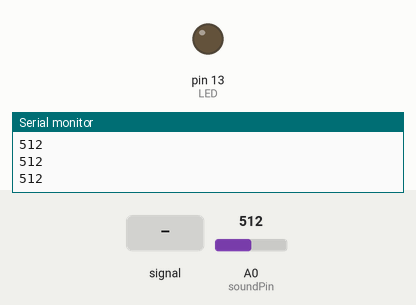
A sketch run on a simulated Arduino Uno, built with avr-gcc and run on an emulated ATmega328P. Shown: output pins drawn as LEDs (lit = HIGH), the last lines printed to the serial monitor. Dashed ring = blinking. Inputs (shaded band) come from the test bench; at power-on: A0 (soundPin) = 512.

Above: at 1.2 s.
1.3 s: A0 (soundPin) fed a 2 Hz sine of ±306 counts around its level
At 1.64 s:
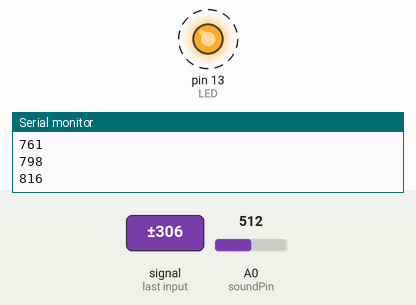
4.3 s: A0 (soundPin) set to 610
5.8 s: A0 (soundPin) set to 592
At 6.8 s:
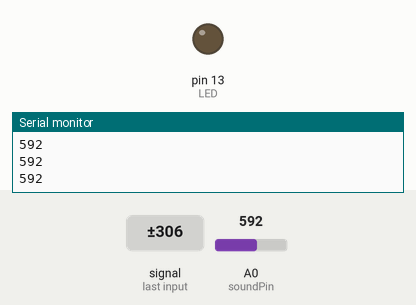
7.3 s: A0 (soundPin) set to 716
At 8.3 s:
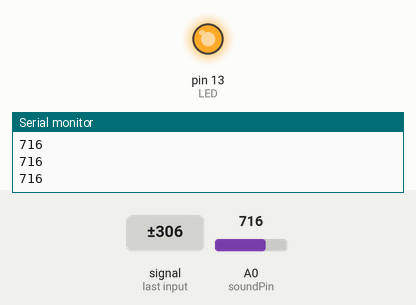
Timing chart, 0 to 9.8 s (numbered marks = the images above; inputs shaded):
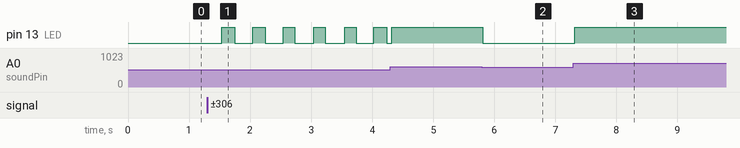

Measured:
- after the input at 1.3 s, pin 13 (LED): alternates HIGH for 0.20 s and LOW for 0.29 s, starting after 0.24 s
- after the input at 5.8 s, pin 13 (LED): HIGH → LOW at once
- after the input at 7.3 s, pin 13 (LED): LOW → HIGH at once

The sketch:

MicrophoneClap.ino
```cpp
//This might work for another microphone project that uses an LED. It uses
//the same setup that the micrphone detecting sound uses but you just need to ass an LED in pin 13.
// It works half the time but this could be useful for us jsut so we can understand the Microphone more
// but Im not sure if we will actually use it.
int soundPin = A0;
int LED = 13;

void setup()
{
  Serial.begin(9600);
  pinMode(LED, OUTPUT);
}

void loop()
{
    long sum = 0;
    for(int i=0; i<100; i++)
    {
       sum += analogRead(soundPin);
    }

    sum = sum/100;

    if(sum > 600){
      digitalWrite(LED, HIGH);
    }else{
      digitalWrite(LED, LOW);
    }

    Serial.println(sum);
    delay(10);
}
```
